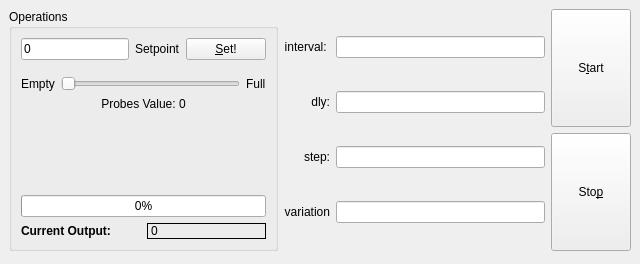
<?xml version="1.0" encoding="UTF-8"?>
<ui version="4.0">
 <class>MainWindow</class>
 <widget class="QMainWindow" name="MainWindow">
  <property name="geometry">
   <rect>
    <x>0</x>
    <y>0</y>
    <width>640</width>
    <height>264</height>
   </rect>
  </property>
  <property name="sizePolicy">
   <sizepolicy hsizetype="Fixed" vsizetype="Fixed">
    <horstretch>0</horstretch>
    <verstretch>0</verstretch>
   </sizepolicy>
  </property>
  <property name="minimumSize">
   <size>
    <width>640</width>
    <height>264</height>
   </size>
  </property>
  <property name="maximumSize">
   <size>
    <width>640</width>
    <height>264</height>
   </size>
  </property>
  <property name="windowTitle">
   <string>MainWindow</string>
  </property>
  <widget class="QWidget" name="centralwidget">
   <property name="minimumSize">
    <size>
     <width>640</width>
     <height>260</height>
    </size>
   </property>
   <property name="maximumSize">
    <size>
     <width>640</width>
     <height>260</height>
    </size>
   </property>
   <layout class="QHBoxLayout" name="horizontalLayout_4">
    <item>
     <widget class="QGroupBox" name="groupBox">
      <property name="title">
       <string>Operations</string>
      </property>
      <layout class="QVBoxLayout" name="verticalLayout">
       <item>
        <layout class="QHBoxLayout" name="horizontalLayout">
         <item>
          <widget class="QLineEdit" name="lineEditSetPoint">
           <property name="text">
            <string>0</string>
           </property>
           <property name="maxLength">
            <number>3</number>
           </property>
          </widget>
         </item>
         <item>
          <widget class="QLabel" name="label">
           <property name="text">
            <string>Setpoint</string>
           </property>
          </widget>
         </item>
         <item>
          <widget class="QPushButton" name="pushButtonSet">
           <property name="text">
            <string>&amp;Set!</string>
           </property>
          </widget>
         </item>
        </layout>
       </item>
       <item>
        <spacer name="verticalSpacer">
         <property name="orientation">
          <enum>Qt::Vertical</enum>
         </property>
         <property name="sizeType">
          <enum>QSizePolicy::Fixed</enum>
         </property>
         <property name="sizeHint" stdset="0">
          <size>
           <width>20</width>
           <height>10</height>
          </size>
         </property>
        </spacer>
       </item>
       <item>
        <layout class="QHBoxLayout" name="horizontalLayout_2">
         <item>
          <widget class="QLabel" name="label_3">
           <property name="text">
            <string>Empty</string>
           </property>
          </widget>
         </item>
         <item>
          <widget class="QSlider" name="SliderProbes">
           <property name="maximum">
            <number>3</number>
           </property>
           <property name="pageStep">
            <number>1</number>
           </property>
           <property name="orientation">
            <enum>Qt::Horizontal</enum>
           </property>
          </widget>
         </item>
         <item>
          <widget class="QLabel" name="label_4">
           <property name="text">
            <string>Full</string>
           </property>
          </widget>
         </item>
        </layout>
       </item>
       <item>
        <widget class="QLabel" name="ProbesValue">
         <property name="text">
          <string>Probes Value: 0</string>
         </property>
         <property name="alignment">
          <set>Qt::AlignCenter</set>
         </property>
        </widget>
       </item>
       <item>
        <spacer name="verticalSpacer_2">
         <property name="orientation">
          <enum>Qt::Vertical</enum>
         </property>
         <property name="sizeType">
          <enum>QSizePolicy::Expanding</enum>
         </property>
         <property name="sizeHint" stdset="0">
          <size>
           <width>20</width>
           <height>10</height>
          </size>
         </property>
        </spacer>
       </item>
       <item>
        <widget class="QProgressBar" name="progressBar">
         <property name="styleSheet">
          <string notr="true"/>
         </property>
         <property name="value">
          <number>0</number>
         </property>
        </widget>
       </item>
       <item>
        <layout class="QHBoxLayout" name="horizontalLayout_3">
         <item>
          <widget class="QLabel" name="label_2">
           <property name="font">
            <font>
             <weight>75</weight>
             <bold>true</bold>
            </font>
           </property>
           <property name="text">
            <string>Current Output:</string>
           </property>
          </widget>
         </item>
         <item>
          <widget class="QLabel" name="OutputDriven">
           <property name="frameShape">
            <enum>QFrame::Box</enum>
           </property>
           <property name="text">
            <string>0</string>
           </property>
          </widget>
         </item>
        </layout>
       </item>
      </layout>
     </widget>
    </item>
    <item>
     <layout class="QGridLayout" name="gridLayout">
      <item row="0" column="0">
       <widget class="QLabel" name="label_5">
        <property name="text">
         <string>interval: </string>
        </property>
        <property name="alignment">
         <set>Qt::AlignRight|Qt::AlignTrailing|Qt::AlignVCenter</set>
        </property>
       </widget>
      </item>
      <item row="2" column="1">
       <widget class="QLineEdit" name="lineEdit_step"/>
      </item>
      <item row="2" column="0">
       <widget class="QLabel" name="label_7">
        <property name="text">
         <string>step:</string>
        </property>
        <property name="alignment">
         <set>Qt::AlignRight|Qt::AlignTrailing|Qt::AlignVCenter</set>
        </property>
       </widget>
      </item>
      <item row="0" column="1">
       <widget class="QLineEdit" name="lineEdit_interval"/>
      </item>
      <item row="1" column="0">
       <widget class="QLabel" name="label_6">
        <property name="text">
         <string>dly:</string>
        </property>
        <property name="alignment">
         <set>Qt::AlignRight|Qt::AlignTrailing|Qt::AlignVCenter</set>
        </property>
       </widget>
      </item>
      <item row="1" column="1">
       <widget class="QLineEdit" name="lineEdit_dly"/>
      </item>
      <item row="3" column="0">
       <widget class="QLabel" name="label_8">
        <property name="text">
         <string>variation</string>
        </property>
        <property name="alignment">
         <set>Qt::AlignRight|Qt::AlignTrailing|Qt::AlignVCenter</set>
        </property>
       </widget>
      </item>
      <item row="3" column="1">
       <widget class="QLineEdit" name="lineEdit_variation"/>
      </item>
     </layout>
    </item>
    <item>
     <layout class="QVBoxLayout" name="verticalLayout_2">
      <item>
       <widget class="QPushButton" name="pushButtonStartOps">
        <property name="sizePolicy">
         <sizepolicy hsizetype="Minimum" vsizetype="Expanding">
          <horstretch>0</horstretch>
          <verstretch>0</verstretch>
         </sizepolicy>
        </property>
        <property name="text">
         <string>S&amp;tart</string>
        </property>
       </widget>
      </item>
      <item>
       <widget class="QPushButton" name="pushButtonStopOps">
        <property name="sizePolicy">
         <sizepolicy hsizetype="Minimum" vsizetype="Expanding">
          <horstretch>0</horstretch>
          <verstretch>0</verstretch>
         </sizepolicy>
        </property>
        <property name="text">
         <string>Sto&amp;p</string>
        </property>
       </widget>
      </item>
     </layout>
    </item>
   </layout>
  </widget>
 </widget>
 <resources/>
 <connections/>
</ui>
